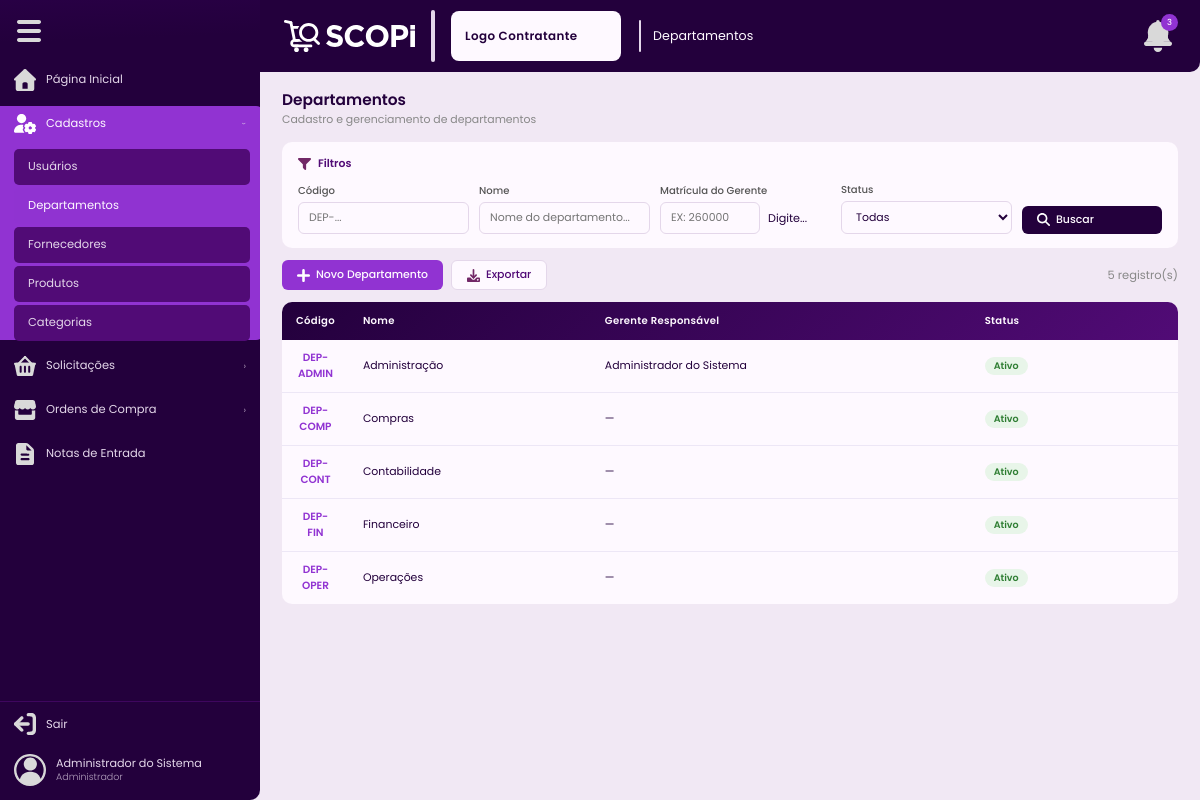
Before: /departamentos (signed in) with the older database file.
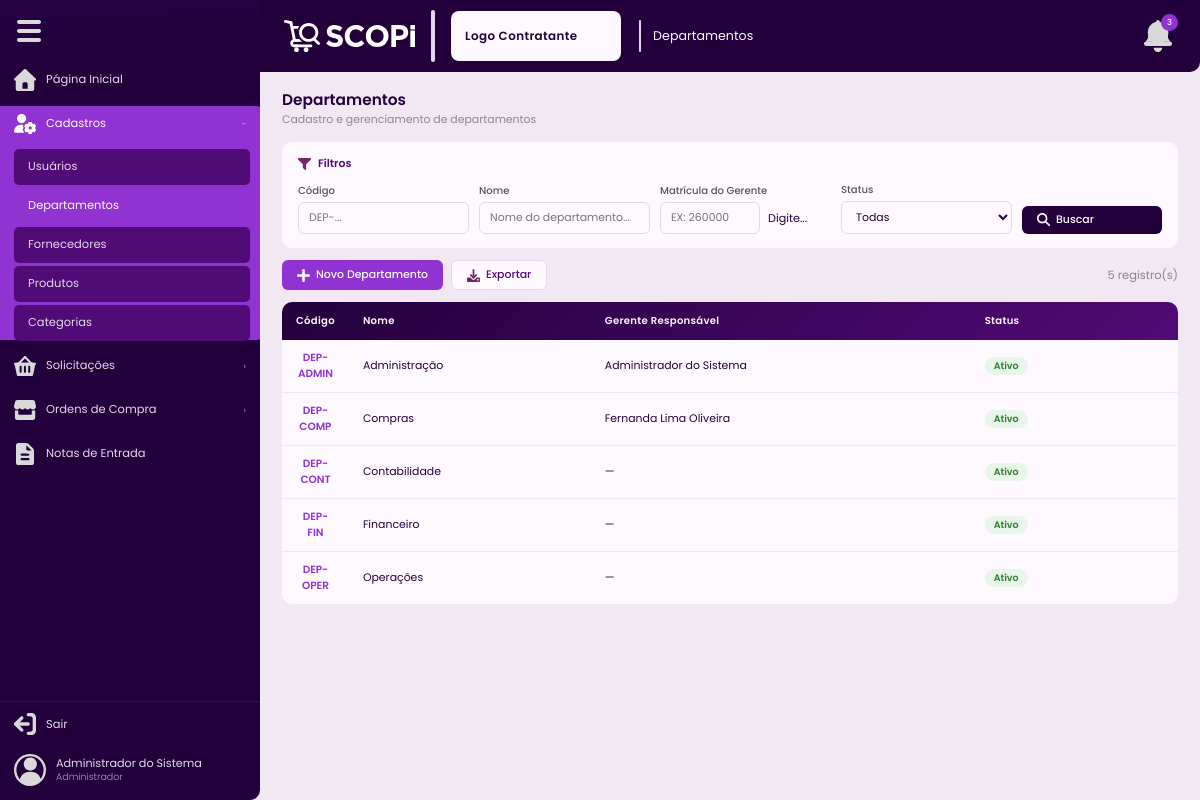
After: the same page with the newer database file.
### tables this page shows
CREATE TABLE IF NOT EXISTS departamentos (
    id           INT UNSIGNED AUTO_INCREMENT PRIMARY KEY,
    nome         VARCHAR(120)  NOT NULL,
    codigo       VARCHAR(20)   NOT NULL UNIQUE,
    gerente_id   INT UNSIGNED  NULL,
    situacao     ENUM('ativo','inativo') NOT NULL DEFAULT 'ativo',
    criado_em    DATETIME      NOT NULL DEFAULT CURRENT_TIMESTAMP,
    atualizado_em DATETIME     NULL ON UPDATE CURRENT_TIMESTAMP,
    INDEX idx_situacao (situacao)
);

CREATE TABLE IF NOT EXISTS usuarios (
    id               INT UNSIGNED AUTO_INCREMENT PRIMARY KEY,
    nome             VARCHAR(150)  NOT NULL,
    email            VARCHAR(150)  NOT NULL UNIQUE,
    senha            VARCHAR(255)  NOT NULL,
    matricula        VARCHAR(30)   NULL,
    contato          VARCHAR(30)   NULL,
    departamento_id  INT UNSIGNED  NULL,
    perfil           ENUM('administrador','cadastrador','comprador','gerente','contabilidade','usuario') NOT NULL DEFAULT 'usuario',
    situacao         ENUM('ativo','inativo') NOT NULL DEFAULT 'ativo',
    tentativas_falhas TINYINT UNSIGNED NOT NULL DEFAULT 0,
    ultima_tentativa DATETIME     NULL,
    criado_em        DATETIME     NOT NULL DEFAULT CURRENT_TIMESTAMP,
    atualizado_em    DATETIME     NULL ON UPDATE CURRENT_TIMESTAMP,
    INDEX idx_email    (email),
    INDEX idx_situacao (situacao),
    INDEX idx_perfil   (perfil),
    CONSTRAINT fk_usuario_departamento FOREIGN KEY (departamento_id) REFERENCES departamentos(id) ON DELETE SET NULL
);

### Controllers/BaseController.php (called while the page is built, shortened)
<?php
class BaseController{
    protected function renderizar(string $view, array $variaveis = []): void {
        extract($variaveis);
        require_once __DIR__ . '/../Views/templates/header.php';
        require_once __DIR__ . '/../Views/' . $view . '.php';
        require_once __DIR__ . '/../Views/templates/footer.php';
    }
}

### Controllers/DepartamentoControlador.php (called while the page is built, shortened)
<?php
class DepartamentoControlador extends BaseController {
    private DepartamentoModelo $modelo;
    public function __construct() { $this->modelo = new DepartamentoModelo(); }
    public function listar(): void {
        $usuario       = Auxiliares::usuarioLogado();
        $filtros       = $_GET;
        $departamentoId = ($usuario['perfil'] ?? '') === 'gerente' ? (int) $usuario['departamento_id'] : null;
        $departamentos = $this->modelo->listarComFiltros($filtros, $departamentoId);
        $this->renderizar('cadastros/departamentos', compact('departamentos','gerentes','filtros'));
    }
}

### index.php (called while the page is built, shortened)
<?php
require_once __DIR__ . '/Autoloader.php';
$routes = require __DIR__ . '/Config/Routes.php';
$uri = parse_url($_SERVER['REQUEST_URI'] ?? '/', PHP_URL_PATH) ?: '/';
$uri = '/' . trim($uri, '/');
$uri = $uri === '//' ? '/' : $uri;
function matchRoute(string $uri, array $routes): array
{
    foreach ($routes as $route => $handler) {
        $pattern = preg_replace('/\{[^\/]+\}/', '([^\/]+)', $route);
        $pattern = '#^' . rtrim($pattern, '/') . '$#';
        if (preg_match($pattern, rtrim($uri, '/') ?: '/', $matches)) {
            array_shift($matches);
            return [$handler, $matches];
        }
    }
    return [null, []];
}
[$handler, $params] = matchRoute($uri, $routes);
[$controllerName, $method] = $handler;
$controller = new $className();
call_user_func_array([$controller, $method], $params);

### Autoloader.php (called while the page is built, shortened)
<?php
class Autoloader
{
    public static function register()
    {
        spl_autoload_register(function ($class) {
            $file = str_replace('\\', DIRECTORY_SEPARATOR, $class).'.php';
            if (file_exists($file)) {
                return true;
            }
            return false;
        });
    }
}

### Config/BancoDados.php (called while the page is built, shortened)
<?php
class BancoDados {
    private static ?self $instancia = null;
    private \PDO $conexao;
    private function __construct() {
        $hospedeiro = getenv('DB_HOST') ?: 'mysql';
        $nomeBanco  = getenv('NAME') ?: 'scopi';
        $usuario    = getenv('USER') ?: 'root';
        $senha      = getenv('PASS') !== false ? getenv('PASS') : 'root';
        $port       = getenv('DB_PORT') ?: '3306';
        $dsn = "mysql:host={$hospedeiro};dbname={$nomeBanco};port={$port};charset=utf8mb4";
        $this->conexao = new \PDO($dsn, $usuario, $senha, [
            \PDO::ATTR_ERRMODE            => \PDO::ERRMODE_EXCEPTION,
            \PDO::ATTR_DEFAULT_FETCH_MODE => \PDO::FETCH_ASSOC,
            \PDO::ATTR_EMULATE_PREPARES   => false,
        ]);
    }
    public static function obterInstancia(): self {
        if (self::$instancia === null) self::$instancia = new self();
        return self::$instancia;
    }
    public function obterConexao(): \PDO {
        return $this->conexao;
    }
}

### Config/Auxiliares.php (called while the page is built, shortened)
<?php
class Auxiliares {
    public static function usuarioLogado(): array {
        return [
            'id'              => $_SESSION['usuario_id']              ?? null,
            'nome'            => $_SESSION['usuario_nome']            ?? '',
            'email'           => $_SESSION['usuario_email']           ?? '',
            'perfil'          => $_SESSION['usuario_perfil']          ?? '',
            'departamento_id' => $_SESSION['usuario_departamento_id'] ?? null,
        ];
    }
    public static function escapar(?string $valor): string {
        return htmlspecialchars($valor ?? '', ENT_QUOTES, 'UTF-8');
    }
}

### Models/ModeloBase.php (called while the page is built, shortened)
<?php
abstract class ModeloBase {
    public function __construct() {
        $this->bd = BancoDados::obterInstancia()->obterConexao();
    }
}

### Models/DepartamentoModelo.php (called while the page is built, shortened)
<?php
class DepartamentoModelo extends ModeloBase {
    public function listarComFiltros(array $filtros = [], ?int $departamentoId = null): array {
        $sql = "SELECT d.*, u.nome AS nome_gerente FROM departamentos d
                LEFT JOIN usuarios u ON u.id = d.gerente_id WHERE 1=1";
        $p = [];
        $sql .= ' ORDER BY d.nome ASC';
        $q = $this->bd->prepare($sql);
        $q->execute($p);
        return $q->fetchAll();
    }
}

### Views/cadastros/departamentos.php (the view, shortened to what the changed rows need)
<div class="pagina-cabecalho">
  <h1 class="pagina-titulo">Departamentos</h1>
</div>
<div class="tabela-container">
  <table class="tabela">
    <thead><tr>
      <th>Código</th><th>Nome</th><th>Gerente Responsável</th><th>Status</th><th class="coluna-acoes"></th>
    </tr></thead>
    <tbody>
      <?php if(empty($departamentos)): ?>
        <tr><td colspan="5" style="text-align:center;padding:32px;color:#888;">Nenhum departamento encontrado.</td></tr>
      <?php else: ?>
        <?php foreach($departamentos as $d): ?>
        <tr>
          <td><span class="cod-clicavel" onclick="Scopi.abrirRegistro('modalDepartamento','formDepartamento','/departamentos/dados',<?= $d['id'] ?>,'visualizar')"><?= Auxiliares::escapar($d['codigo']) ?></span></td>
          <td><?= Auxiliares::escapar($d['nome']) ?></td>
          <td><?= Auxiliares::escapar($d['nome_gerente']??'—') ?></td>
          <td><span class="badge badge-<?= $d['situacao'] ?>"><?= ucfirst($d['situacao']) ?></span></td>
          <td class="coluna-acoes"></td>
        </tr>
        <?php endforeach; ?>
      <?php endif; ?>
    </tbody>
  </table>
</div>

Changed rows visible on the page:
changed departamentos "Compras": gerente.nome "—" → "Fernanda Lima Oliveira"
